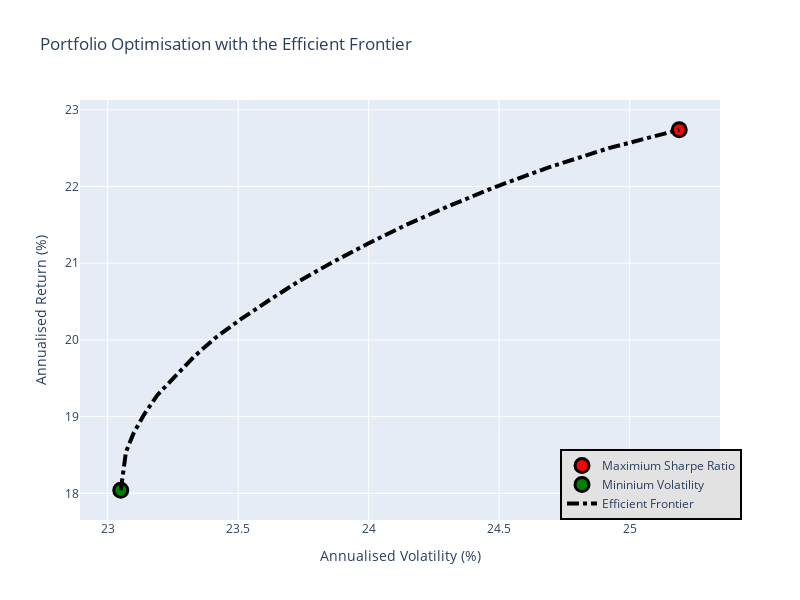

This figure's notebook cell:
### Code cell
EF_graph(meanReturns, covMatrix)

### Figure 1 — Plotly figure (JSON) as saved in the notebook; plotly's stock layout.template omitted (floating-point values rounded to 4 significant figures)
{"data": [{"marker": {"color": "red", "line": {"color": "black", "width": 3}, "size": 14}, "mode": "markers", "name": "Maximium Sharpe Ratio", "type": "scatter", "x": [25.19], "y": [22.74]}, {"marker": {"color": "green", "line": {"color": "black", "width": 3}, "size": 14}, "mode": "markers", "name": "Mininium Volatility", "type": "scatter", "x": [23.05], "y": [18.04]}, {"line": {"color": "black", "dash": "dashdot", "width": 4}, "mode": "lines", "name": "Efficient Frontier", "type": "scatter", "x": [23.05, 23.06, 23.07, 23.1, 23.14, 23.19, 23.26, 23.33, 23.41, 23.51, 23.62, 23.73, 23.86, 24, 24.15, 24.31, 24.49, 24.69, 24.92, 25.19], "y": [18.04, 18.29, 18.54, 18.79, 19.03, 19.28, 19.53, 19.78, 20.02, 20.27, 20.52, 20.76, 21.01, 21.26, 21.51, 21.75, 22, 22.25, 22.5, 22.74]}], "layout": {"height": 600, "legend": {"bgcolor": "#E2E2E2", "bordercolor": "black", "borderwidth": 2, "traceorder": "normal", "x": 0.75, "y": 0}, "showlegend": true, "title": {"text": "Portfolio Optimisation with the Efficient Frontier"}, "width": 800, "xaxis": {"title": {"text": "Annualised Volatility (%)"}}, "yaxis": {"title": {"text": "Annualised Return (%)"}}}}
